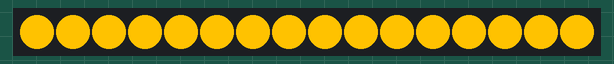
Bench run of a sketch on a simulated Arduino Uno, built with avr-gcc and run on an emulated ATmega328P. On the bench: 16 RGB LEDs in strip order, left to right. Dim RGB values are drawn brighter than linear.

Above: at 0.1 s.
At 2.1 s:
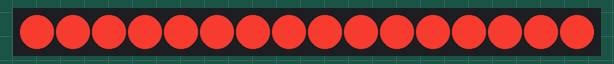
At 5.1 s:
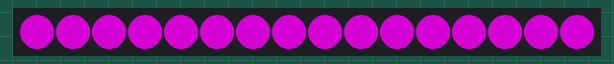
At 7.1 s:
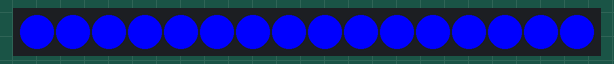
At 8.1 s:
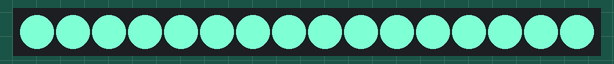
At 10.1 s:
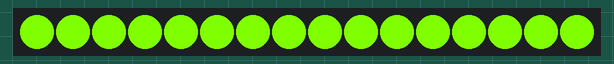

Measured:
- by itself, everything shown: repeats every 12.0 s, in 12 steps
- what the display in image 2 shows lasts 1.0 s, from 5.0 s to 6.0 s

The sketch:

ornament1.ino
```cpp
#include <Adafruit_NeoPixel.h>

#define NUM_PIXELS 16
int D2 = 8;
Adafruit_NeoPixel pixels(NUM_PIXELS, D2, NEO_GRB | NEO_KHZ800);

const int numColors = 12;
int R[numColors] = {255,255,227,255,255,128,075,000,127,000,127,255};
int G[numColors] = {194,165,066,000,000,000,000,000,255,255,255,255};
int B[numColors] = {000,000,052,000,255,128,130,255,212,000,000,000};

void setColor(int R, int G, int B)
{
   for (int i = 0; i < NUM_PIXELS; i++)
   {
      pixels.setPixelColor (i, R, G, B);
   }
   pixels.show();
}

void setup()
{
   pixels.begin();
   pixels.show();
}

void loop()
{
   for (int j = 0; j < numColors; j++)
   {
      setColor (R[j], G[j], B[j]);
      delay (1000);
   }
}
```
